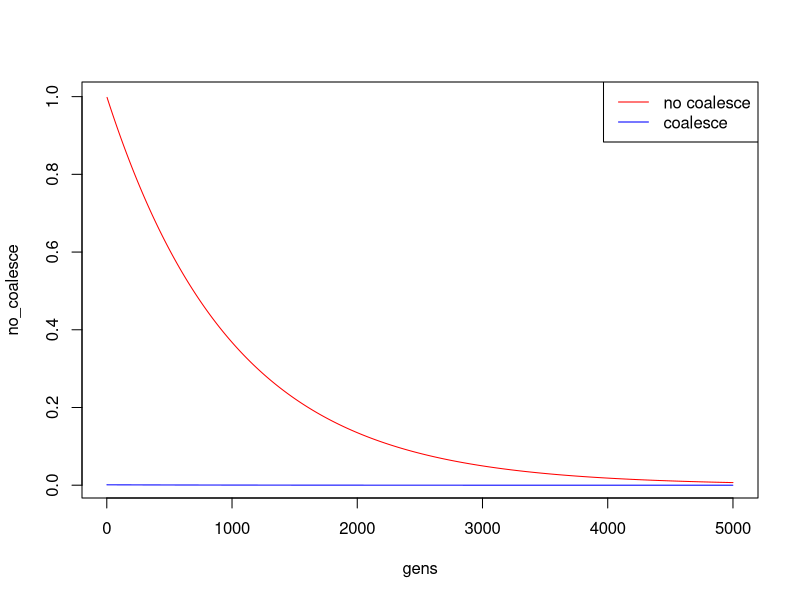
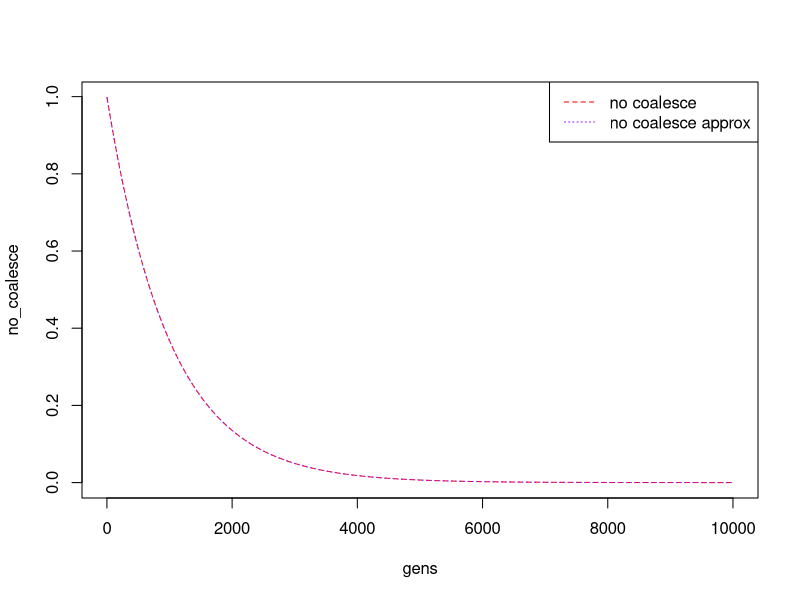

These charts were generated, in order, by the following R code:
## ---- chunk 1
knitr::opts_chunk$set(echo = TRUE)
## ---- chunk 2
coalesce_2Genes <- function(N = 500, t = 5000) {
gens <- seq(2, t)
coalesce <-  (1/(2*N))*((1 - (1/(2*N)))^(gens - 1))
no_coalesce <- ((1 - (1/(2*N)))^(gens))
plot(no_coalesce ~ gens, type = "l", col = "red")
lines(coalesce, col = "blue")
legend(x = "topright", lty = 1, 
       col = c("red", "blue"),
       legend = c("no coalesce", "coalesce"))
}
## ---- chunk 3
coalesce_2Genes(N = 500, t = 5000)
## ---- chunk 4
coalesce_2GenesApprox <- function(N = 500, t = 5000) {
gens <- seq(2, t)
no_coalesce <- ((1 - (1/(2*N)))^(gens))
no_coalesce_approx <- exp(-gens/(2*N) )
plot(no_coalesce ~ gens, type = "l", col = "red", lty = 2)
lines(no_coalesce_approx, col = "purple", lty = 3)
legend(x = "topright", lty = c(2,3), 
       col = c("red", "purple"),
       legend = c("no coalesce", "no coalesce approx"))
}
## ---- chunk 5
coalesce_2GenesApprox(N = 500, t = 10000)
